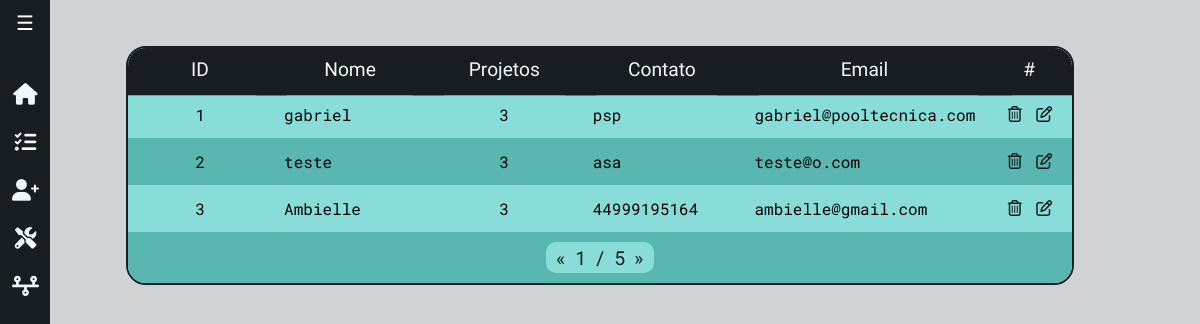
Before: /ambielle/listaClientes/ with the older database file.
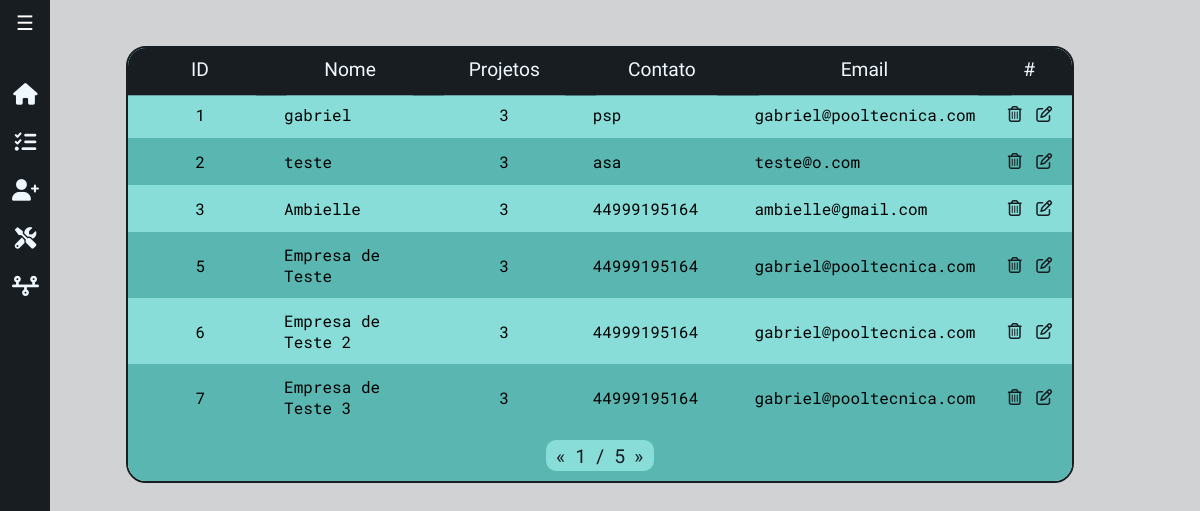
After: the same page with the newer database file.
### workflow/models.py (models this page shows, shortened)
class Cliente(models.Model):
    nome = models.CharField(max_length=255)
    endereco = models.CharField(max_length=255)
    razao_social = models.CharField(max_length=255, blank=True, null=True)
    telefone = models.CharField(max_length=15)
    email = models.EmailField()
    contato_principal = models.CharField(max_length=255)
    contato_secundario = models.CharField(max_length=255, blank=True, null=True)
    proposta_link = models.URLField(blank=True, null=True)

### workflow/views/getPage.py (the view)
# urls.py: path('ambielle/listaClientes/', views.getCliente, name='getCliente'),
def getCliente(request):
    title = 'Lista de Clientes'
    clientes = Cliente.objects.all()
    context ={
        'title': title,
        'clientes': clientes,
    }
    return render(
        request,
        'workflow/getClientes.html',
        context,
    )

### workflow/templates/workflow/getClientes.html (shortened to what this page needs)
{% extends 'global/base.html' %}
{% block content %}
  <div class="lista">
    <table>
      <thead>
        <tr>
          <th>ID</th>
          <th>Nome</th>
          <th>Projetos</th>
          <th>Contato</th>
          <th>Email</th>
          <th>#</th>
        </tr>
      </thead>
        {% for cliente in clientes %}
          <tr>
            <td style="text-align: center;">{{ cliente.id }}</td>
            <td>{{ cliente.nome }}</td>
            <td style="text-align: center;">3</td>
            <td>{{ cliente.contato_principal }}</td>
            <td>{{ cliente.email }}</td>
            <td style="text-align: center; vertical-align: middle;">
              <a href="{% url "workflow:deleteCliente" cliente.id %}"><i class="fa-regular fa-trash-can" style="width: 20px; height: 20px; text-decoration: none; color: var(--secondary-color);"></i></a>
              <a href="{% url "workflow:updateCliente" cliente.id %}"><i class="fa-regular fa-pen-to-square" style="width: 20px; height: 20px; text-decoration: none; color: var(--secondary-color);"></i></a>
            </td>
          </tr>
        {% endfor %}
      <tfoot>
        <tr>
          <td colspan="6" class="tfoot-cell">
            <div class="pagination">
              <a href="#">&laquo;</a>
              <a href="#">1</a>
              <a href="#">/</a>
              <a href="#">5</a>
              <a href="#">&raquo;</a>
            </div>
          </td>
        </tr>
      </tfoot>
    </table>
  </div>
{% endblock %}

### base_templates/global/base.html
<!DOCTYPE html>
<html lang="pt-br">
<head>
    {% include "global/partials/_head.html" %}
</head>
<body>
    {% include "global/partials/_sideBar.html" %}
    {% block content %}{% endblock content %}
</body>

### base_templates/global/partials/_head.html (shortened to what this page needs)
{% load static %}
<!DOCTYPE html>
<html lang="pt-br">
<head>
    <link rel="stylesheet" href="{% static 'global/css/main.css' %}">
    <link rel="stylesheet" href="https://cdnjs.cloudflare.com/ajax/libs/font-awesome/6.0.0-beta3/css/all.min.css">
</head>
<body>

### base_templates/global/partials/_sideBar.html (shortened to what this page needs)
<div class="sidebar" id="sidebar">
    <button class="toggle-btn" onclick="toggleSidebar()">&#9776;</button>
    <ul>
        <li><a href=" {% url 'workflow:index' %}"><i class="fa-solid fa-house"></i></i><span class="text">Home</span></a></li>
        <li><a href=" {% url 'workflow:getTarefas' %}"><i class="fa-solid fa-list-check"></i><span class="text">Tarefas</span></a></li>
        <li><a href=" {% url 'workflow:createCliente' %}"><i class="fa-solid fa-user-plus"></i><span class="text">Cad. Clientes</span></a></li>
        <li><a href=" {% url 'workflow:createTarefa' %}"><i class="fa-solid fa-screwdriver-wrench"></i><span class="text">Cad. Serviços</span></a></li>
        <li><a href=" {% url 'workflow:getTimeLine' %}"><i class="fa-solid fa-timeline"></i><span class="text">Linha do Tempo</span></a></li>
    </ul>
</div>1

### base_static/global/css/variables.css (style rules this page uses)
:root { @import url('https://fonts.googleapis.com/css2?family=Cabin+Condensed:wght@400;500;600;700&family=Roboto+Mono:ital,wght@0,100..700;1,100..700&display=swap'); --primary-color: #5AB6B1; --secondary-color: #181D21; --background-color: #D1D2D4; --color-alt-list: #88ddd9; --padding: 16px; --primary-font: 'Cabin Condensed', sans-serif; --secondary-font: 'Roboto Mono', sans-serif; }
body { background-color: var(--background-color); }

### base_static/global/css/sideBar.css (style rules this page uses)
.sidebar { font-family: var(--primary-font); width: 50px; background-color: var(--secondary-color); transition: width 0.3s ease; display: flex; flex-direction: column; align-items: center; position: fixed; top: 0; left: 0; height: 100vh; z-index: 1000; }
.sidebar ul { list-style-type: none; padding: 20px 0; margin-top: 50px; }
.sidebar ul li a { display: flex; padding: 15px 20px; color: aliceblue; cursor: pointer; transition: 0.3s ease; text-decoration: none; }
.toggle-btn { position: absolute; top: 10px; left: 10px; font-size: 20px; color: white; background: none; border: none; cursor: pointer; }
.sidebar ul li i { font-size: 18px; width: 35px; text-align: center; }

### base_static/global/css/clientes.css (style rules this page uses)
.lista { display: flex; align-items: center; width: 100%; justify-content: center; }
table { border-collapse: separate; border-spacing: 0; margin: 20px 0; font-size: 18px; width: 80%; box-shadow: 0px 4px 10px 0px rgba(0, 0, 0, 0.35) inset; border: 2px solid var(--secondary-color); border-radius: 20px; overflow: hidden; }
tbody, th, td { padding: 12px; text-align: left; font-family: var(--secondary-font); font-size: 16px; font-weight: 400; }
th { background-color: var(--secondary-color); color: aliceblue; font-family: var(--primary-font); font-size: medium; text-align: center; width: 18%; }
th, a { text-align: center; }
th, a, i { transition: 0.3s ease; }
th, a, i:hover { transform: scale(1.2); }
tr:nth-child(even) { background-color: var(--primary-color); }
tr:nth-child(odd) { background-color: var(--color-alt-list); }
tfoot .tfoot-cell { text-align: center; padding: 10px; background-color: var(--primary-color) }
.pagination { display: inline-flex; background-color: var(--color-alt-list); border-radius: 10px; padding: 5px; }
.pagination a { text-decoration: none; font-size: 16px; color: var(--secondary-color); font-family: var(--secondary-font); margin: 0 5px; }

Changed rows visible on the page:
added Cliente: id "5", nome "Empresa de Teste", contato_principal "44999195164", email "gabriel@pooltecnica.com"
added Cliente: id "6", nome "Empresa de Teste 2", contato_principal "44999195164", email "gabriel@pooltecnica.com"
added Cliente: id "7", nome "Empresa de Teste 3", contato_principal "44999195164", email "gabriel@pooltecnica.com"
